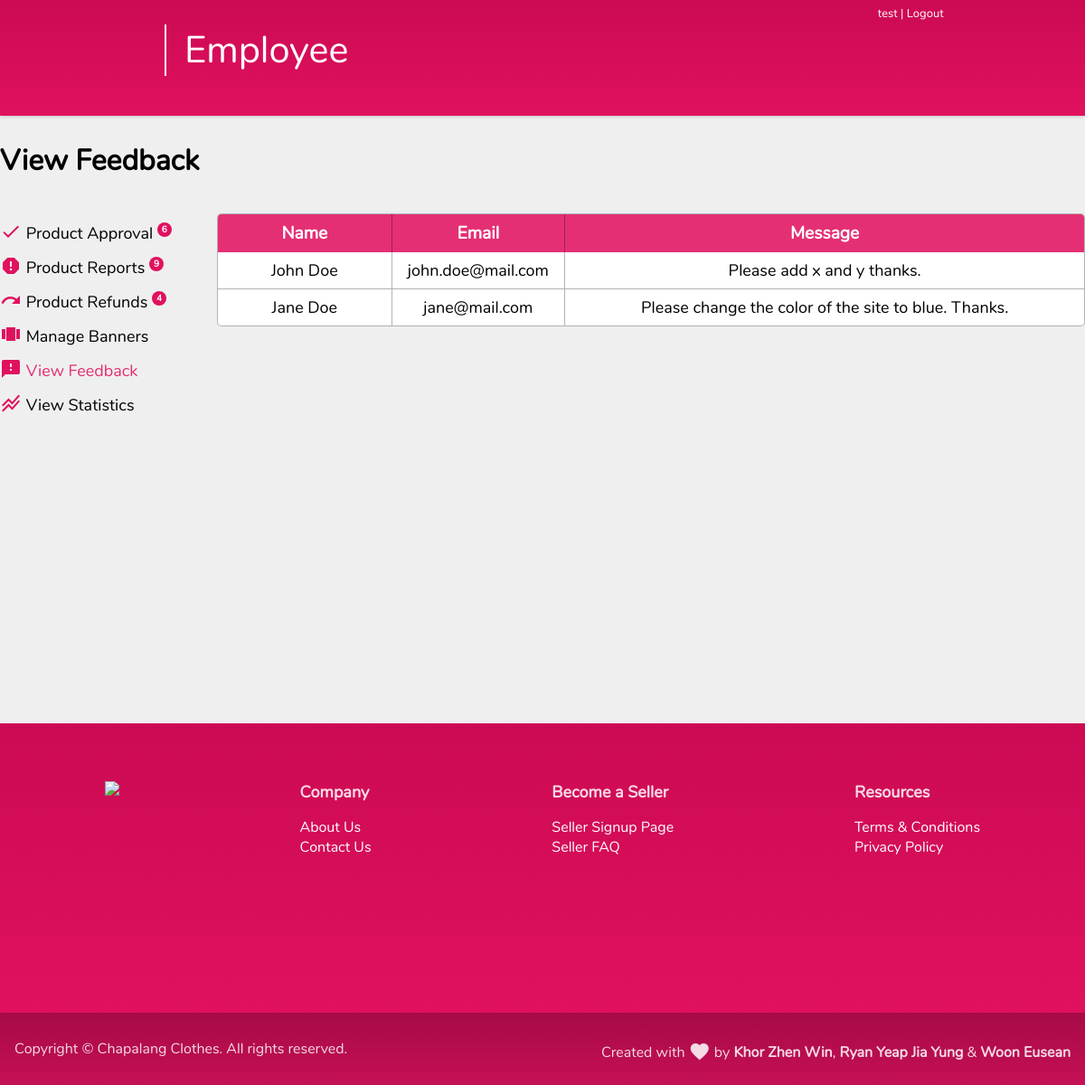
The page /employee_feedback.php (signed in) on the database its author committed.
### tables this page shows
CREATE TABLE IF NOT EXISTS `employee` (
  `EmployeeId` int NOT NULL AUTO_INCREMENT,
  `Username` varchar(140) NOT NULL,
  `Password` varchar(140) NOT NULL,
  `Email` varchar(140) NOT NULL,
  PRIMARY KEY (`EmployeeId`),
  UNIQUE KEY `Username` (`Username`),
  UNIQUE KEY `Email` (`Email`)
);

CREATE TABLE IF NOT EXISTS `feedback` (
  `FeedbackId` int NOT NULL AUTO_INCREMENT,
  `FeedbackName` varchar(100) NOT NULL,
  `FeedbackEmail` varchar(100) NOT NULL,
  `FeedbackMessage` varchar(240) NOT NULL,
  PRIMARY KEY (`FeedbackId`)
);

### includes/database.php (called while the page is built, shortened)
<?php
class mysqlidb
{
  private static $host = "localhost";
  private static $db = "chapalang";
  private static $user = "root";
  private static $pass = "";
  private static $port = 3306;
  private static $con = null;
  static function getConn()
  {
    if (is_null(self::$con)) {
      self::$con = mysqli_connect(self::$host, self::$user, self::$pass, self::$db, self::$port);
    }
    return self::$con;
  }
  static function query(string $queryString)
  {
    $result = self::getConn()->query($queryString);
    if ($result) {
      return $result;
    } else {
      throw new Exception("Query $queryString: " . self::getError());
    }
  }
  static function fetchAllRows(string $queryString)
  {
    $result = self::query($queryString);
    $rows = $result->fetch_all(MYSQLI_ASSOC);
    return $rows;
  }
  static function fetchRow(string $queryString)
  {
    $result = self::query($queryString);
    $row = $result->fetch_assoc();
    return $row;
  }
}

### employee_feedback.php (the view, shortened to what this page needs)
<?php
include_once("includes/database.php");
$rows = mysqlidb::fetchAllRows("SELECT * FROM feedback");
?>
<!DOCTYPE html>
<html lang="en">
<head>
  <link href="styles/template.css" type="text/css" rel="stylesheet">
  <link href="styles/pagetopbar.css" type="text/css" rel="stylesheet">
  <link href="styles/khor.css" type="text/css" rel="stylesheet">
</head>
<body>
  <?php include "includes/pagetopbaremployee.php" ?>
  <div class="body-wrapper">
    <div></div>
    <div class="content-wrapper container">
      <h1>View Feedback</h1>
      <div class="employee-wrapper">
        <?php include "includes/employee_sidenav.php" ?>
        <table class="employee-table bg-white">
          <thead>
            <tr>
              <th width="20%" class="employee-table-header-tl">Name</th>
              <th width="20%">Email</th>
              <th width="60%" class="employee-table-header-tr">Message</th>
            </tr>
          </thead>
          <tbody>
            <?php
            if (count($rows) > 0) {
              foreach ($rows as $row) {
                echo "<tr>
                        <td width=\"25%\">{$row['FeedbackName']}</td>
                        <td width=\"25%\">{$row['FeedbackEmail']}</td>
                        <td width=\"50%\" class=\"pre-line\">{$row['FeedbackMessage']}</td>
                    </tr>";
              }
            } else {
              echo "<tr><td colspan=\"4\"><h2 class=\"cultured-dark\">There is no feedback yet.</h2></td></tr>";
            }
            ?>
          </tbody>
        </table>
      </div>
    </div>
  </div>
</body>
</html>

### includes/pagetopbaremployee.php (shortened to what this page needs)
<?php
include_once("includes/database.php");
$row = mysqlidb::fetchRow("SELECT * FROM employee WHERE EmployeeId = '{$_SESSION['employeeid']}'");
?>
<div class="top-bar white">
    <div class="top-bar-wrapper container">
        <div class="top-bar-elements">
            <div class="top-bar-left">
            </div>
            <div class="top-bar-right">
                <a class="m-0"><?php echo "$row[Username]";?></a>
                |
                <a href="logout.php"> Logout</a>
            </div>
        </div>
        <div class="top-bar-header">
            <div class="top-bar-title">
                Employee
            </div>
        </div>
    </div>
</div>

### styles/template.css (style rules this page uses)
:root { --primary: rgb(224, 17, 95); --primary-dark: rgb(197, 16, 85); --secondary: rgb(192, 12, 81); --secondary-dark: rgb(169, 10, 71); --bg-primary: #efefef; --bg-primary-light: #fafafa; --bg-primary-dark: #757575; --col-grey-dark: rgba(0, 0, 0, 0.3); --col-grey-light: rgba(0, 0, 0, 0.15); }
.material-icons { font-family: 'Material Icons'; font-weight: normal; font-style: normal; font-size: 24px; line-height: 1; letter-spacing: normal; text-transform: none; display: inline-block; white-space: nowrap; word-wrap: normal; direction: ltr; -moz-osx-font-smoothing: grayscale; }
html { scroll-behavior: smooth; }
* { box-sizing: border-box; }
body { margin: 0; background-color: #efefef; font-family: 'Nunito', sans-serif !important; }
a { text-decoration: none; color: black; }
.unselectable { -webkit-user-select: none; }
.white { color: white !important; }
.bg-white { background-color: #ffffff; }
.text-left { text-align: left !important; }
.text-right { text-align: right !important; }
.pre-line { white-space: pre-line; }
.body-wrapper { min-height: 100vh; display: grid; grid-template-rows: 8rem minmax(calc(100vh - 8rem), 1fr) auto; }
.container { margin-right: auto; margin-left: auto; }
.content-wrapper { margin-top: 0.4rem; margin-bottom: 0.4rem; min-width: 1200px; width: 60%; }
.footer { z-index: 50; background-image: linear-gradient(0deg, #e0115f, #cc0a54); color: rgba(255, 255, 255, 0.85); height: 20rem; width: 100%; }
.footer-small { z-index: 50; background-image: linear-gradient(0deg, #c51056, #a70a46); color: rgba(255, 255, 255, 0.85); height: 5rem; width: 100%; }
.footer-small .material-icons { position: relative; top: 6px; }
.footer-wrapper { display: flex; justify-content: space-around; padding: 0 1rem 0 1rem; min-width: 1200px; width: 75%; height: 100%; }
.footer-wrapper-small { align-items: center; display: grid; grid-template-columns: repeat(2, 1fr); padding: 0 1rem 0 1rem; min-width: 1200px; width: 75%; height: 100%; }
.footer-group { margin: 4rem 0; }
.footer-group ul { color: rgba(255, 255, 255); list-style: none; padding: 0; }
.footer-group a { color: rgba(255, 255, 255); }
.footer-logo { width: 200px; height: auto; }
.footer-group-header { font-weight: bold; font-size: large; }
.m-0 { margin: 0 !important; }

### styles/pagetopbar.css (style rules this page uses)
.top-bar { top: 0; right: 0; left: 0; position: fixed; z-index: 100; background-image: linear-gradient(0deg, #e0115f, #cc0a54); height: 8rem; box-shadow: 0 0 0.25rem rgba(0, 0, 0, 0.3); }
.top-bar-wrapper { z-index: 400; height: 2rem; max-width: 1200px; width: 75%; }
.top-bar-elements { display: block; align-items: center; overflow: auto; }
.top-bar-left { padding: 0.4rem; float: left; font-size: small; }
.top-bar-right { padding: 0.4rem; float: right; font-size: small; }
.top-bar-header { display: flex; position: relative; align-items: center; }
.top-bar-title { border-left: 2px solid white; position: relative; top: -4px; font-size: 2.6rem; padding: 0 1.25rem; }
.top-bar a { text-decoration: none; color: white; }

### styles/khor.css (style rules this page uses)
.employee-wrapper { display: grid; grid-template-columns: 1fr 4fr; padding: 1rem 0; }
.employee-table { border: 1px solid rgba(0, 0, 0, 0.3); border-radius: 5px; border-spacing: 0; text-align: center; table-layout: fixed; width: 100%; height: 0px; }
.employee-table th { background-color: #e01160de; color: white; font-size: larger; height: 2rem; padding: 0.5rem; }
.employee-table th:nth-child(n + 2) { border-left: 1px solid rgba(0, 0, 0, 0.3); }
.employee-table td { padding: 0.5rem; font-size: large; word-wrap: break-word; font-weight: 550; }
.employee-table td:nth-child(n + 2) { border-left: 1px solid rgba(0, 0, 0, 0.3); }
.employee-table tr:not(:last-child) td { border-bottom: 1px solid rgba(0, 0, 0, 0.3); }
.employee-table-header-tl { border-radius: 4px 0 0 0; }
.employee-table-header-tr { border-radius: 0 4px 0 0; }

### rows shown on the page
employee: Username "test"
feedback: FeedbackName "John Doe", FeedbackEmail "john.doe@mail.com", FeedbackMessage "Please add x and y thanks."
feedback: FeedbackName "Jane Doe", FeedbackEmail "jane@mail.com", FeedbackMessage "Please change the color of the site to blue. Thanks."

### other values the page prints
$approvals "6"
$reports "9"
$refunds "4"
